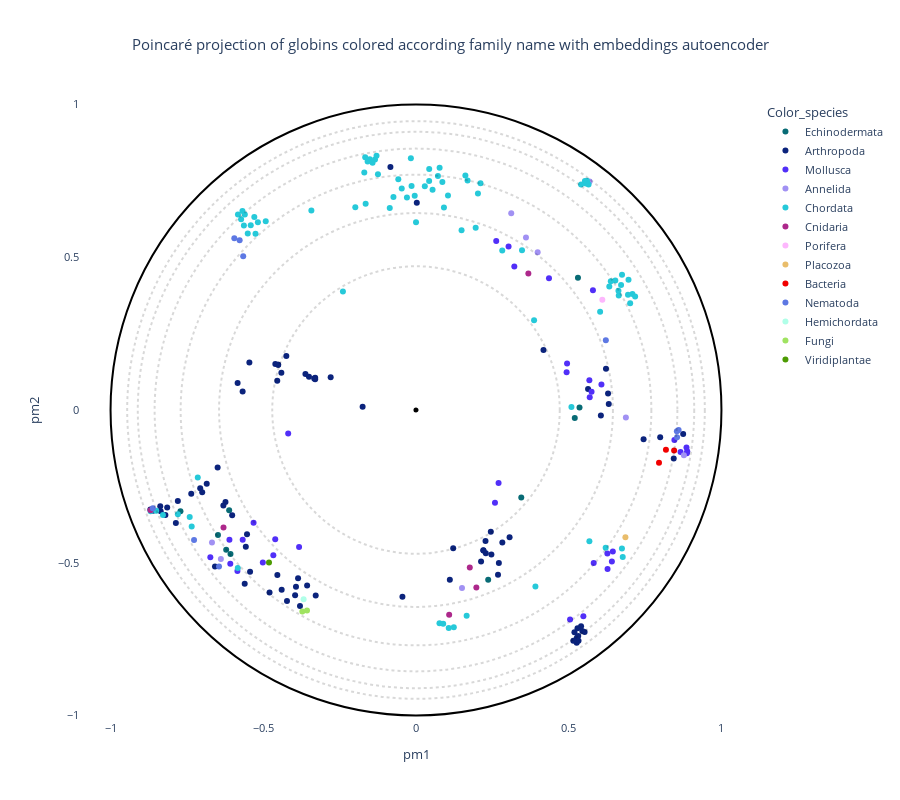

Source (notebook cell):
### Markdown cell above
## Visualization

### Code cell
# OPTIONS =================================================
#Here you can set different parameters to color & annotate the resulting projection:
if data_type == "plm" :
    title = "Poincaré projection of globins colored according family name with embeddings"  
elif data_type == "plm_aae" :
    title = "Poincaré projection of globins colored according family name with embeddings autoencoder" 
elif data_type == "pssm" :
    title = "Poincaré projection of globins colored according family name without embeddings" 
else :
    title = "Poincaré projection of globins colored according family name using a RFA matrix" 
#----------------------------------------------------------
# Select the coloring from annotation .csv file:
labels_name = "Color_species"
# Select classes to label among the "labels_name" or "second_labels_name" column (comma separated list):
second_labels_name = ""
labels_text = []
show_text = False
#----------------------------------------------------------
# Use a custom color palette:
color_palette = globin_palette #Default: None
use_custom_palette = True
#==========================================================


#Check projection visualization parameters
#Labels name
if labels_name == "":
    labels_name = None
elif labels_name not in annotation_names:
    raise NameError(f"labels_name {labels_name} is not in the availables annotations.\nAvailables annotations: {annotation_names}")
#Second labels name
if second_labels_name == "":
    second_labels_name = None
elif second_labels_name not in annotation_names:
    raise NameError(f'"second_labels_name" {second_labels_name} is not in the availables annotations.\nAvailables annotations: {annotation_names}')

if not use_custom_palette:
    color_palette = None

#Plot graph
fig = plot_embedding_interactive(df_embedding, 
                                 labels_name = labels_name,
                                 second_labels_name = second_labels_name, 
                                 show_text = show_text,
                                 labels_text = labels_text,
                                 color_palette = color_palette, 
                                 title = title, 
                                 fontsize = 11)
fig.show()

### Figure 1 — Plotly figure (JSON) as saved in the notebook; plotly's stock layout.template omitted (floating-point values rounded to 4 significant figures; data arrays with more than 128 entries replaced by an {"elided": "..."} marker saying what was removed)
{"data": [{"customdata": {"elided": "10x17 mixed values"}, "hovertemplate": "<b>%{hovertext}</b><br><br>Color_species=%{customdata[10]}<br>pm1=%{x}<br>pm2=%{y}<br>proteins_id=%{customdata[0]}<br>tree1=%{customdata[1]}<br>tree2=%{customdata[2]}<br>tree3=%{customdata[3]}<br>tree4=%{customdata[4]}<br>full_name=%{customdata[5]}<br>short_name=%{customdata[6]}<br>full_species=%{customdata[7]}<br>short_species=%{customdata[8]}<br>evo_distance=%{customdata[9]}<br>Domain=%{customdata[11]}<br>Kingdom=%{customdata[12]}<br>Phylum=%{customdata[13]}<br>Subphylum=%{customdata[14]}<br>Class=%{customdata[15]}<br>Genus=%{customdata[16]}<extra></extra>", "hovertext": ["Echinodermata", "Echinodermata", "Echinodermata", "Echinodermata", "Echinodermata", "Echinodermata", "Echinodermata", "Echinodermata", "Echinodermata", "Echinodermata"], "legendgroup": "Echinodermata", "marker": {"color": "#086b75", "symbol": "circle"}, "mode": "markers", "name": "Echinodermata", "orientation": "v", "showlegend": true, "type": "scatter", "x": [-0.7712, 0.2364, 0.5354, 0.3446, 0.5198, 0.5302, -0.6116, -0.6073, -0.6483, -0.6214], "xaxis": "x", "y": [-0.3313, -0.5559, 0.007812, -0.2862, -0.02657, 0.4329, -0.3278, -0.4717, -0.4095, -0.4577], "yaxis": "y"}, {"customdata": {"elided": "84x17 mixed values"}, "hovertemplate": "<b>%{hovertext}</b><br><br>Color_species=%{customdata[10]}<br>pm1=%{x}<br>pm2=%{y}<br>proteins_id=%{customdata[0]}<br>tree1=%{customdata[1]}<br>tree2=%{customdata[2]}<br>tree3=%{customdata[3]}<br>tree4=%{customdata[4]}<br>full_name=%{customdata[5]}<br>short_name=%{customdata[6]}<br>full_species=%{customdata[7]}<br>short_species=%{customdata[8]}<br>evo_distance=%{customdata[9]}<br>Domain=%{customdata[11]}<br>Kingdom=%{customdata[12]}<br>Phylum=%{customdata[13]}<br>Subphylum=%{customdata[14]}<br>Class=%{customdata[15]}<br>Genus=%{customdata[16]}<extra></extra>", "hovertext": ["Arthropoda", "Arthropoda", "Arthropoda", "Arthropoda", "Arthropoda", "Arthropoda", "Arthropoda", "Arthropoda", "Arthropoda", "Arthropoda", "Arthropoda", "Arthropoda", "Arthropoda", "Arthropoda", "Arthropoda", "Arthropoda", "Arthropoda", "Arthropoda", "Arthropoda", "Arthropoda", "Arthropoda", "Arthropoda", "Arthropoda", "Arthropoda", "Arthropoda", "Arthropoda", "Arthropoda", "Arthropoda", "Arthropoda", "Arthropoda", "Arthropoda", "Arthropoda", "Arthropoda", "Arthropoda", "Arthropoda", "Arthropoda", "Arthropoda", "Arthropoda", "Arthropoda", "Arthropoda", "Arthropoda", "Arthropoda", "Arthropoda", "Arthropoda", "Arthropoda", "Arthropoda", "Arthropoda", "Arthropoda", "Arthropoda", "Arthropoda", "Arthropoda", "Arthropoda", "Arthropoda", "Arthropoda", "Arthropoda", "Arthropoda", "Arthropoda", "Arthropoda", "Arthropoda", "Arthropoda", "Arthropoda", "Arthropoda", "Arthropoda", "Arthropoda", "Arthropoda", "Arthropoda", "Arthropoda", "Arthropoda", "Arthropoda", "Arthropoda", "Arthropoda", "Arthropoda", "Arthropoda", "Arthropoda", "Arthropoda", "Arthropoda", "Arthropoda", "Arthropoda", "Arthropoda", "Arthropoda", "Arthropoda", "Arthropoda", "Arthropoda", "Arthropoda"], "legendgroup": "Arthropoda", "marker": {"color": "#0b237c", "symbol": "circle"}, "mode": "markers", "name": "Arthropoda", "orientation": "v", "showlegend": true, "type": "scatter", "x": [-0.4224, -0.3929, -0.4539, -0.3861, -0.3957, -0.3798, -0.3564, -0.3504, -0.3283, -0.4795, -0.4398, 0.2286, -0.8204, 0.2276, 0.213, 0.2685, 0.2827, 0.2468, 0.3064, 0.6219, 0.1108, 0.2449, 0.2204, 0.2208, -0.7797, -0.8145, 0.8746, 0.526, 0.5321, 0.5267, 0.5219, 0.515, 0.5444, 0.552, 0.5404, 0.5288, 0.5187, 0.5311, -0.5432, -0.5532, -0.7862, 0.6311, 0.6052, 0.4173, -0.3619, -0.3332, -0.4245, -0.4512, -0.08374, -0.2794, -0.33, -0.3302, 0.2712, 0.5633, -0.04443, 0.6288, -0.1748, -0.8373, -0.5455, -0.584, -0.5676, -0.4512, 0.7994, 0.7451, 0.002572, -0.4605, -0.4542, -0.4408, -0.6237, -0.6306, -0.6851, -0.7064, -0.6999, -0.8697, -0.7358, -0.6494, -0.5608, -0.8358, 0.1218, -0.5572, -0.8607, -0.6581, 0.8437, -0.6018], "xaxis": "x", "y": [-0.6254, -0.5783, -0.54, -0.5509, -0.6065, -0.6416, -0.5744, 0.1087, -0.607, -0.5976, -0.5881, -0.4692, -0.3439, -0.4291, -0.4962, -0.5391, -0.4341, -0.4728, -0.417, 0.1349, -0.5555, -0.3986, -0.4592, -0.4596, -0.2977, -0.3194, -0.07872, -0.7622, -0.7553, -0.7455, -0.7541, -0.7558, -0.7235, -0.7271, -0.7082, -0.7145, -0.7279, -0.7399, -0.5292, -0.4071, -0.3703, 0.0195, -0.01808, 0.1961, 0.1176, 0.1033, 0.1768, 0.148, 0.7957, 0.1072, 0.1052, 0.1005, -0.5007, 0.06877, -0.6113, 0.05366, 0.01023, -0.3154, 0.1559, 0.08836, 0.06088, 0.148, -0.08944, -0.09552, 0.6785, 0.151, 0.09561, 0.1223, -0.3013, -0.3123, -0.2411, -0.2561, -0.2691, -0.3254, -0.2741, -0.1883, -0.5684, -0.3314, -0.4522, -0.4476, -0.3302, -0.512, -0.1584, -0.3446], "yaxis": "y"}, {"customdata": {"elided": "36x17 mixed values"}, "hovertemplate": "<b>%{hovertext}</b><br><br>Color_species=%{customdata[10]}<br>pm1=%{x}<br>pm2=%{y}<br>proteins_id=%{customdata[0]}<br>tree1=%{customdata[1]}<br>tree2=%{customdata[2]}<br>tree3=%{customdata[3]}<br>tree4=%{customdata[4]}<br>full_name=%{customdata[5]}<br>short_name=%{customdata[6]}<br>full_species=%{customdata[7]}<br>short_species=%{customdata[8]}<br>evo_distance=%{customdata[9]}<br>Domain=%{customdata[11]}<br>Kingdom=%{customdata[12]}<br>Phylum=%{customdata[13]}<br>Subphylum=%{customdata[14]}<br>Class=%{customdata[15]}<br>Genus=%{customdata[16]}<extra></extra>", "hovertext": ["Mollusca", "Mollusca", "Mollusca", "Mollusca", "Mollusca", "Mollusca", "Mollusca", "Mollusca", "Mollusca", "Mollusca", "Mollusca", "Mollusca", "Mollusca", "Mollusca", "Mollusca", "Mollusca", "Mollusca", "Mollusca", "Mollusca", "Mollusca", "Mollusca", "Mollusca", "Mollusca", "Mollusca", "Mollusca", "Mollusca", "Mollusca", "Mollusca", "Mollusca", "Mollusca", "Mollusca", "Mollusca", "Mollusca", "Mollusca", "Mollusca", "Mollusca"], "legendgroup": "Mollusca", "marker": {"color": "#512ff8", "symbol": "circle"}, "mode": "markers", "name": "Mollusca", "orientation": "v", "showlegend": true, "type": "scatter", "x": [-0.5015, -0.467, 0.5793, 0.8879, 0.8855, 0.8869, 0.8661, 0.6444, 0.6412, 0.5818, 0.6265, 0.6271, -0.5317, 0.2585, 0.2703, 0.4946, 0.6071, 0.5747, 0.493, 0.303, 0.3219, 0.2626, 0.5676, 0.5687, 0.4354, -0.608, -0.6733, -0.5846, 0.846, 0.5044, 0.5479, -0.5674, -0.6108, -0.3828, -0.4608, -0.4184], "xaxis": "x", "y": [-0.4995, -0.4755, 0.392, -0.1349, -0.1228, -0.1418, -0.1376, -0.4633, -0.4957, -0.501, -0.4699, -0.5204, -0.3695, -0.3034, -0.2391, 0.1522, 0.08385, 0.05974, 0.1232, 0.5349, 0.4696, 0.5535, 0.09739, 0.04196, 0.4312, -0.5034, -0.4821, -0.5267, -0.09795, -0.6858, -0.6756, -0.425, -0.4251, -0.4486, -0.4229, -0.07672], "yaxis": "y"}, {"customdata": {"elided": "9x17 mixed values"}, "hovertemplate": "<b>%{hovertext}</b><br><br>Color_species=%{customdata[10]}<br>pm1=%{x}<br>pm2=%{y}<br>proteins_id=%{customdata[0]}<br>tree1=%{customdata[1]}<br>tree2=%{customdata[2]}<br>tree3=%{customdata[3]}<br>tree4=%{customdata[4]}<br>full_name=%{customdata[5]}<br>short_name=%{customdata[6]}<br>full_species=%{customdata[7]}<br>short_species=%{customdata[8]}<br>evo_distance=%{customdata[9]}<br>Domain=%{customdata[11]}<br>Kingdom=%{customdata[12]}<br>Phylum=%{customdata[13]}<br>Subphylum=%{customdata[14]}<br>Class=%{customdata[15]}<br>Genus=%{customdata[16]}<extra></extra>", "hovertext": ["Annelida", "Annelida", "Annelida", "Annelida", "Annelida", "Annelida", "Annelida", "Annelida", "Annelida"], "legendgroup": "Annelida", "marker": {"color": "#a191f3", "symbol": "circle"}, "mode": "markers", "name": "Annelida", "orientation": "v", "showlegend": true, "type": "scatter", "x": [0.36, 0.3118, 0.3983, 0.5682, 0.1506, 0.877, 0.6872, -0.6679, -0.6388], "xaxis": "x", "y": [0.5649, 0.644, 0.5168, 0.748, -0.5824, -0.1485, -0.02431, -0.434, -0.4879], "yaxis": "y"}, {"customdata": {"elided": "88x17 mixed values"}, "hovertemplate": "<b>%{hovertext}</b><br><br>Color_species=%{customdata[10]}<br>pm1=%{x}<br>pm2=%{y}<br>proteins_id=%{customdata[0]}<br>tree1=%{customdata[1]}<br>tree2=%{customdata[2]}<br>tree3=%{customdata[3]}<br>tree4=%{customdata[4]}<br>full_name=%{customdata[5]}<br>short_name=%{customdata[6]}<br>full_species=%{customdata[7]}<br>short_species=%{customdata[8]}<br>evo_distance=%{customdata[9]}<br>Domain=%{customdata[11]}<br>Kingdom=%{customdata[12]}<br>Phylum=%{customdata[13]}<br>Subphylum=%{customdata[14]}<br>Class=%{customdata[15]}<br>Genus=%{customdata[16]}<extra></extra>", "hovertext": ["Chordata", "Chordata", "Chordata", "Chordata", "Chordata", "Chordata", "Chordata", "Chordata", "Chordata", "Chordata", "Chordata", "Chordata", "Chordata", "Chordata", "Chordata", "Chordata", "Chordata", "Chordata", "Chordata", "Chordata", "Chordata", "Chordata", "Chordata", "Chordata", "Chordata", "Chordata", "Chordata", "Chordata", "Chordata", "Chordata", "Chordata", "Chordata", "Chordata", "Chordata", "Chordata", "Chordata", "Chordata", "Chordata", "Chordata", "Chordata", "Chordata", "Chordata", "Chordata", "Chordata", "Chordata", "Chordata", "Chordata", "Chordata", "Chordata", "Chordata", "Chordata", "Chordata", "Chordata", "Chordata", "Chordata", "Chordata", "Chordata", "Chordata", "Chordata", "Chordata", "Chordata", "Chordata", "Chordata", "Chordata", "Chordata", "Chordata", "Chordata", "Chordata", "Chordata", "Chordata", "Chordata", "Chordata", "Chordata", "Chordata", "Chordata", "Chordata", "Chordata", "Chordata", "Chordata", "Chordata", "Chordata", "Chordata", "Chordata", "Chordata", "Chordata", "Chordata", "Chordata", "Chordata"], "legendgroup": "Chordata", "marker": {"color": "#26c9d9", "symbol": "circle"}, "mode": "markers", "name": "Chordata", "orientation": "v", "showlegend": true, "type": "scatter", "x": [0.3471, 0.1954, 0.6028, -0.004219, -0.1511, -0.1342, 0.1047, -0.7796, -0.05792, 0.04305, -0.0145, 0.07725, 0.09148, -0.1583, -0.1663, 0.02886, 0.07179, -0.1292, 0.04322, -0.02961, -0.1693, -0.07385, -0.1423, 0.08628, -0.1246, 0.05426, -0.01681, 0.0001075, -0.1648, -0.04673, -0.1987, -0.08594, 0.1658, -0.5293, -0.5255, -0.8506, -0.492, -0.8284, -0.5508, -0.541, -0.5726, -0.5682, -0.5176, -0.5829, -0.5634, -0.5604, -0.3425, -0.5835, 0.5089, 0.5608, 0.5596, 0.553, 0.5559, 0.5649, 0.5404, 0.1616, 0.1688, 0.2028, 0.2111, 0.6768, 0.6742, 0.6209, 0.1238, 0.07691, 0.1071, 0.08904, 0.3909, 0.3866, 0.1492, 0.2823, -0.2392, 0.6957, 0.694, 0.6745, 0.7085, 0.6526, 0.6377, 0.7011, 0.6329, 0.6714, 0.6638, 0.7174, 0.6628, 0.5676, -0.7408, -0.7344, -0.8688, -0.7144], "xaxis": "x", "y": [0.5232, 0.5967, 0.3217, 0.7011, 0.8212, 0.8198, 0.7026, -0.3416, 0.7552, 0.7499, 0.7336, 0.7932, 0.6628, 0.8134, 0.8274, 0.7326, 0.766, 0.8321, 0.789, 0.696, 0.7772, 0.6971, 0.8097, 0.7464, 0.7717, 0.7212, 0.8241, 0.6149, 0.6756, 0.7251, 0.6638, 0.6616, -0.674, 0.6316, 0.5771, -0.3297, 0.6177, -0.3438, 0.5776, 0.6047, 0.6245, 0.6515, 0.6149, 0.6399, 0.6041, 0.6398, 0.6532, -0.5174, 0.00997, 0.7433, 0.7508, 0.7498, 0.7416, 0.7382, 0.7378, 0.768, 0.7512, 0.7084, 0.7422, -0.4816, -0.4537, -0.4513, -0.711, -0.6981, -0.714, -0.6997, -0.5782, 0.294, 0.5888, 0.5224, 0.3883, 0.426, 0.3776, 0.4428, 0.38, 0.4237, 0.4213, 0.3497, 0.4039, 0.4095, 0.3751, 0.3712, 0.3906, -0.4295, -0.35, -0.381, -0.3313, -0.2211], "yaxis": "y"}, {"customdata": [[18, -1, -1, 8, 4, "Predicted protein", "Predicted", "Nematostella vectensis", "Nematostella", 2.434, "Cnidaria", "Eukaryota", "Metazoa", "Cnidaria", "Other", "Other", "Other"], [82, -1, 15, 7, 4, "Predicted protein", "Predicted", "Nematostella vectensis", "Nematostella", 3.063, "Cnidaria", "Eukaryota", "Metazoa", "Cnidaria", "Other", "Other", "Other"], [83, 20, 15, 7, 4, "Predicted protein", "Predicted", "Nematostella vectensis", "Nematostella", 2.696, "Cnidaria", "Eukaryota", "Metazoa", "Cnidaria", "Other", "Other", "Other"], [84, -1, 15, 7, 4, "Predicted protein", "Predicted", "Nematostella vectensis", "Nematostella", 2.747, "Cnidaria", "Eukaryota", "Metazoa", "Cnidaria", "Other", "Other", "Other"], [85, 20, 15, 7, 4, "Predicted protein", "Predicted", "Nematostella vectensis", "Nematostella", 2.467, "Cnidaria", "Eukaryota", "Metazoa", "Cnidaria", "Other", "Other", "Other"], [208, -1, -1, -1, 3, "Predicted protein", "Predicted", "Nematostella vectensis", "Nematostella", 3.137, "Cnidaria", "Eukaryota", "Metazoa", "Cnidaria", "Other", "Other", "Other"]], "hovertemplate": "<b>%{hovertext}</b><br><br>Color_species=%{customdata[10]}<br>pm1=%{x}<br>pm2=%{y}<br>proteins_id=%{customdata[0]}<br>tree1=%{customdata[1]}<br>tree2=%{customdata[2]}<br>tree3=%{customdata[3]}<br>tree4=%{customdata[4]}<br>full_name=%{customdata[5]}<br>short_name=%{customdata[6]}<br>full_species=%{customdata[7]}<br>short_species=%{customdata[8]}<br>evo_distance=%{customdata[9]}<br>Domain=%{customdata[11]}<br>Kingdom=%{customdata[12]}<br>Phylum=%{customdata[13]}<br>Subphylum=%{customdata[14]}<br>Class=%{customdata[15]}<br>Genus=%{customdata[16]}<extra></extra>", "hovertext": ["Cnidaria", "Cnidaria", "Cnidaria", "Cnidaria", "Cnidaria", "Cnidaria"], "legendgroup": "Cnidaria", "marker": {"color": "#ad288b", "symbol": "circle"}, "mode": "markers", "name": "Cnidaria", "orientation": "v", "showlegend": true, "type": "scatter", "x": [0.3678, 0.1761, -0.8691, 0.1086, 0.1976, -0.6302], "xaxis": "x", "y": [0.4465, -0.5157, -0.3283, -0.6704, -0.5812, -0.3843], "yaxis": "y"}, {"customdata": [[37, -1, -1, 9, 3, "Uncharacterized protein", "Uncharacterized", "Amphimedon queenslandica", "Amphimedon", 2.522, "Porifera", "Eukaryota", "Metazoa", "Porifera", "Other", "Other", "Other"]], "hovertemplate": "<b>%{hovertext}</b><br><br>Color_species=%{customdata[10]}<br>pm1=%{x}<br>pm2=%{y}<br>proteins_id=%{customdata[0]}<br>tree1=%{customdata[1]}<br>tree2=%{customdata[2]}<br>tree3=%{customdata[3]}<br>tree4=%{customdata[4]}<br>full_name=%{customdata[5]}<br>short_name=%{customdata[6]}<br>full_species=%{customdata[7]}<br>short_species=%{customdata[8]}<br>evo_distance=%{customdata[9]}<br>Domain=%{customdata[11]}<br>Kingdom=%{customdata[12]}<br>Phylum=%{customdata[13]}<br>Subphylum=%{customdata[14]}<br>Class=%{customdata[15]}<br>Genus=%{customdata[16]}<extra></extra>", "hovertext": ["Porifera"], "legendgroup": "Porifera", "marker": {"color": "#fdb7fd", "symbol": "circle"}, "mode": "markers", "name": "Porifera", "orientation": "v", "showlegend": true, "type": "scatter", "x": [0.61], "xaxis": "x", "y": [0.361], "yaxis": "y"}, {"customdata": [[78, -1, -1, 20, 7, "Putative uncharacterized protein", "Putative", "Trichoplax adhaerens", "Trichoplax", 2.316, "Placozoa", "Eukaryota", "Metazoa", "Other", "Other", "Other", "Other"]], "hovertemplate": "<b>%{hovertext}</b><br><br>Color_species=%{customdata[10]}<br>pm1=%{x}<br>pm2=%{y}<br>proteins_id=%{customdata[0]}<br>tree1=%{customdata[1]}<br>tree2=%{customdata[2]}<br>tree3=%{customdata[3]}<br>tree4=%{customdata[4]}<br>full_name=%{customdata[5]}<br>short_name=%{customdata[6]}<br>full_species=%{customdata[7]}<br>short_species=%{customdata[8]}<br>evo_distance=%{customdata[9]}<br>Domain=%{customdata[11]}<br>Kingdom=%{customdata[12]}<br>Phylum=%{customdata[13]}<br>Subphylum=%{customdata[14]}<br>Class=%{customdata[15]}<br>Genus=%{customdata[16]}<extra></extra>", "hovertext": ["Placozoa"], "legendgroup": "Placozoa", "marker": {"color": "#e9bd6b", "symbol": "circle"}, "mode": "markers", "name": "Placozoa", "orientation": "v", "showlegend": true, "type": "scatter", "x": [0.6856], "xaxis": "x", "y": [-0.4169], "yaxis": "y"}, {"customdata": [[79, -1, -1, 6, 3, "Globin", "Globin", "Gemmatirosa kalamazoonesis", "Gemmatirosa", 2.905, "Bacteria", "Bacteria", "Bacteria", "Other", "Other", "Other", "Other"], [80, -1, 9, 6, 3, "Globin", "Globin", "Gemmatirosa kalamazoonesis", "Gemmatirosa", 3.007, "Bacteria", "Bacteria", "Bacteria", "Other", "Other", "Other", "Other"], [81, -1, 9, 6, 3, "Hemin receptor", "Hemin", "Halothiobacillus sp.", "Halothiobacillus", 2.535, "Bacteria", "Bacteria", "Bacteria", "Proteobacteria", "Other", "Gammaproteobacteria", "Other"]], "hovertemplate": "<b>%{hovertext}</b><br><br>Color_species=%{customdata[10]}<br>pm1=%{x}<br>pm2=%{y}<br>proteins_id=%{customdata[0]}<br>tree1=%{customdata[1]}<br>tree2=%{customdata[2]}<br>tree3=%{customdata[3]}<br>tree4=%{customdata[4]}<br>full_name=%{customdata[5]}<br>short_name=%{customdata[6]}<br>full_species=%{customdata[7]}<br>short_species=%{customdata[8]}<br>evo_distance=%{customdata[9]}<br>Domain=%{customdata[11]}<br>Kingdom=%{customdata[12]}<br>Phylum=%{customdata[13]}<br>Subphylum=%{customdata[14]}<br>Class=%{customdata[15]}<br>Genus=%{customdata[16]}<extra></extra>", "hovertext": ["Bacteria", "Bacteria", "Bacteria"], "legendgroup": "Bacteria", "marker": {"color": "#f10000", "symbol": "circle"}, "mode": "markers", "name": "Bacteria", "orientation": "v", "showlegend": true, "type": "scatter", "x": [0.7955, 0.8451, 0.8183], "xaxis": "x", "y": [-0.1727, -0.1324, -0.1298], "yaxis": "y"}, {"customdata": {"elided": "10x17 mixed values"}, "hovertemplate": "<b>%{hovertext}</b><br><br>Color_species=%{customdata[10]}<br>pm1=%{x}<br>pm2=%{y}<br>proteins_id=%{customdata[0]}<br>tree1=%{customdata[1]}<br>tree2=%{customdata[2]}<br>tree3=%{customdata[3]}<br>tree4=%{customdata[4]}<br>full_name=%{customdata[5]}<br>short_name=%{customdata[6]}<br>full_species=%{customdata[7]}<br>short_species=%{customdata[8]}<br>evo_distance=%{customdata[9]}<br>Domain=%{customdata[11]}<br>Kingdom=%{customdata[12]}<br>Phylum=%{customdata[13]}<br>Subphylum=%{customdata[14]}<br>Class=%{customdata[15]}<br>Genus=%{customdata[16]}<extra></extra>", "hovertext": ["Nematoda", "Nematoda", "Nematoda", "Nematoda", "Nematoda", "Nematoda", "Nematoda", "Nematoda", "Nematoda", "Nematoda"], "legendgroup": "Nematoda", "marker": {"color": "#5d78e3", "symbol": "circle"}, "mode": "markers", "name": "Nematoda", "orientation": "v", "showlegend": true, "type": "scatter", "x": [-0.5774, -0.5657, -0.5948, -0.7266, 0.8546, 0.854, -0.6449, 0.8597, 0.6215, -0.8617], "xaxis": "x", "y": [0.556, 0.5036, 0.5626, -0.4255, -0.08895, -0.06971, -0.5123, -0.06525, 0.2286, -0.3218], "yaxis": "y"}, {"customdata": [[203, -1, -1, 14, 6, "Neuroglobin like protein", "Neuroglobin", "Saccoglossus kowalevskii", "Saccoglossus", 2.36, "Hemichordata", "Eukaryota", "Metazoa", "Hemichordata", "Other", "Other", "Other"]], "hovertemplate": "<b>%{hovertext}</b><br><br>Color_species=%{customdata[10]}<br>pm1=%{x}<br>pm2=%{y}<br>proteins_id=%{customdata[0]}<br>tree1=%{customdata[1]}<br>tree2=%{customdata[2]}<br>tree3=%{customdata[3]}<br>tree4=%{customdata[4]}<br>full_name=%{customdata[5]}<br>short_name=%{customdata[6]}<br>full_species=%{customdata[7]}<br>short_species=%{customdata[8]}<br>evo_distance=%{customdata[9]}<br>Domain=%{customdata[11]}<br>Kingdom=%{customdata[12]}<br>Phylum=%{customdata[13]}<br>Subphylum=%{customdata[14]}<br>Class=%{customdata[15]}<br>Genus=%{customdata[16]}<extra></extra>", "hovertext": ["Hemichordata"], "legendgroup": "Hemichordata", "marker": {"color": "#b0ffe8", "symbol": "circle"}, "mode": "markers", "name": "Hemichordata", "orientation": "v", "showlegend": true, "type": "scatter", "x": [-0.368], "xaxis": "x", "y": [-0.6194], "yaxis": "y"}, {"customdata": [[210, 15, 8, 6, 3, "ARAD1D45562p", "ARAD1D45562p", "Blastobotrys adeninivorans", "Blastobotrys", 3.652, "Fungi", "Eukaryota", "Fungi", "Ascomycota", "Other", "Other", "Other"], [234, 15, 8, 6, 3, "CYFA0S05e02454g1_1", "CYFA0S05e02454g1_1", "Cyberlindnera fabianii", "Cyberlindnera", 4.119, "Fungi", "Eukaryota", "Fungi", "Ascomycota", "Other", "Other", "Other"]], "hovertemplate": "<b>%{hovertext}</b><br><br>Color_species=%{customdata[10]}<br>pm1=%{x}<br>pm2=%{y}<br>proteins_id=%{customdata[0]}<br>tree1=%{customdata[1]}<br>tree2=%{customdata[2]}<br>tree3=%{customdata[3]}<br>tree4=%{customdata[4]}<br>full_name=%{customdata[5]}<br>short_name=%{customdata[6]}<br>full_species=%{customdata[7]}<br>short_species=%{customdata[8]}<br>evo_distance=%{customdata[9]}<br>Domain=%{customdata[11]}<br>Kingdom=%{customdata[12]}<br>Phylum=%{customdata[13]}<br>Subphylum=%{customdata[14]}<br>Class=%{customdata[15]}<br>Genus=%{customdata[16]}<extra></extra>", "hovertext": ["Fungi", "Fungi"], "legendgroup": "Fungi", "marker": {"color": "#a0e361", "symbol": "circle"}, "mode": "markers", "name": "Fungi", "orientation": "v", "showlegend": true, "type": "scatter", "x": [-0.3721, -0.3569], "xaxis": "x", "y": [-0.6597, -0.6561], "yaxis": "y"}, {"customdata": [[227, -1, -1, 9, 3, "Uncharacterized protein", "Uncharacterized", "Micromonas commoda", "Micromonas", 2.71, "Viridiplantae", "Eukaryota", "Plantae", "Chlorophyta", "Other", "Other", "Other"]], "hovertemplate": "<b>%{hovertext}</b><br><br>Color_species=%{customdata[10]}<br>pm1=%{x}<br>pm2=%{y}<br>proteins_id=%{customdata[0]}<br>tree1=%{customdata[1]}<br>tree2=%{customdata[2]}<br>tree3=%{customdata[3]}<br>tree4=%{customdata[4]}<br>full_name=%{customdata[5]}<br>short_name=%{customdata[6]}<br>full_species=%{customdata[7]}<br>short_species=%{customdata[8]}<br>evo_distance=%{customdata[9]}<br>Domain=%{customdata[11]}<br>Kingdom=%{customdata[12]}<br>Phylum=%{customdata[13]}<br>Subphylum=%{customdata[14]}<br>Class=%{customdata[15]}<br>Genus=%{customdata[16]}<extra></extra>", "hovertext": ["Viridiplantae"], "legendgroup": "Viridiplantae", "marker": {"color": "#4d9b03", "symbol": "circle"}, "mode": "markers", "name": "Viridiplantae", "orientation": "v", "showlegend": true, "type": "scatter", "x": [-0.4812], "xaxis": "x", "y": [-0.4992], "yaxis": "y"}], "layout": {"font": {"size": 11}, "height": 800, "legend": {"title": {"text": "Color_species"}, "tracegroupgap": 0}, "plot_bgcolor": "rgba(0, 0, 0, 0)", "shapes": [{"line": {"color": "black", "dash": "dot"}, "opacity": 0.15, "type": "circle", "x0": -0.4706, "x1": 0.4706, "y0": -0.4706, "y1": 0.4706}, {"line": {"color": "black", "dash": "dot"}, "opacity": 0.15, "type": "circle", "x0": -0.6447, "x1": 0.6447, "y0": -0.6447, "y1": 0.6447}, {"line": {"color": "black", "dash": "dot"}, "opacity": 0.15, "type": "circle", "x0": -0.7705, "x1": 0.7705, "y0": -0.7705, "y1": 0.7705}, {"line": {"color": "black", "dash": "dot"}, "opacity": 0.15, "type": "circle", "x0": -0.8557, "x1": 0.8557, "y0": -0.8557, "y1": 0.8557}, {"line": {"color": "black", "dash": "dot"}, "opacity": 0.15, "type": "circle", "x0": -0.9108, "x1": 0.9108, "y0": -0.9108, "y1": 0.9108}, {"line": {"color": "black", "dash": "dot"}, "opacity": 0.15, "type": "circle", "x0": -0.9455, "x1": 0.9455, "y0": -0.9455, "y1": 0.9455}, {"line": {"color": "Black"}, "type": "circle", "x0": -1, "x1": 1, "xref": "x", "y0": -1, "y1": 1, "yref": "y"}, {"fillcolor": "Black", "line": {"color": "Black"}, "type": "circle", "x0": -0.005, "x1": 0.005, "xref": "x", "y0": -0.005, "y1": 0.005, "yref": "y"}], "title": {"text": "Poincaré projection of globins colored according family name with embeddings autoencoder", "x": 0.5}, "xaxis": {"anchor": "y", "constrain": "domain", "domain": [0, 1], "range": [-1.1, 1.1], "title": {"text": "pm1"}}, "yaxis": {"anchor": "x", "domain": [0, 1], "scaleanchor": "x", "scaleratio": 1, "title": {"text": "pm2"}}, "yaxis2": {"layer": "below traces", "matches": "y", "overlaying": "y"}}}
